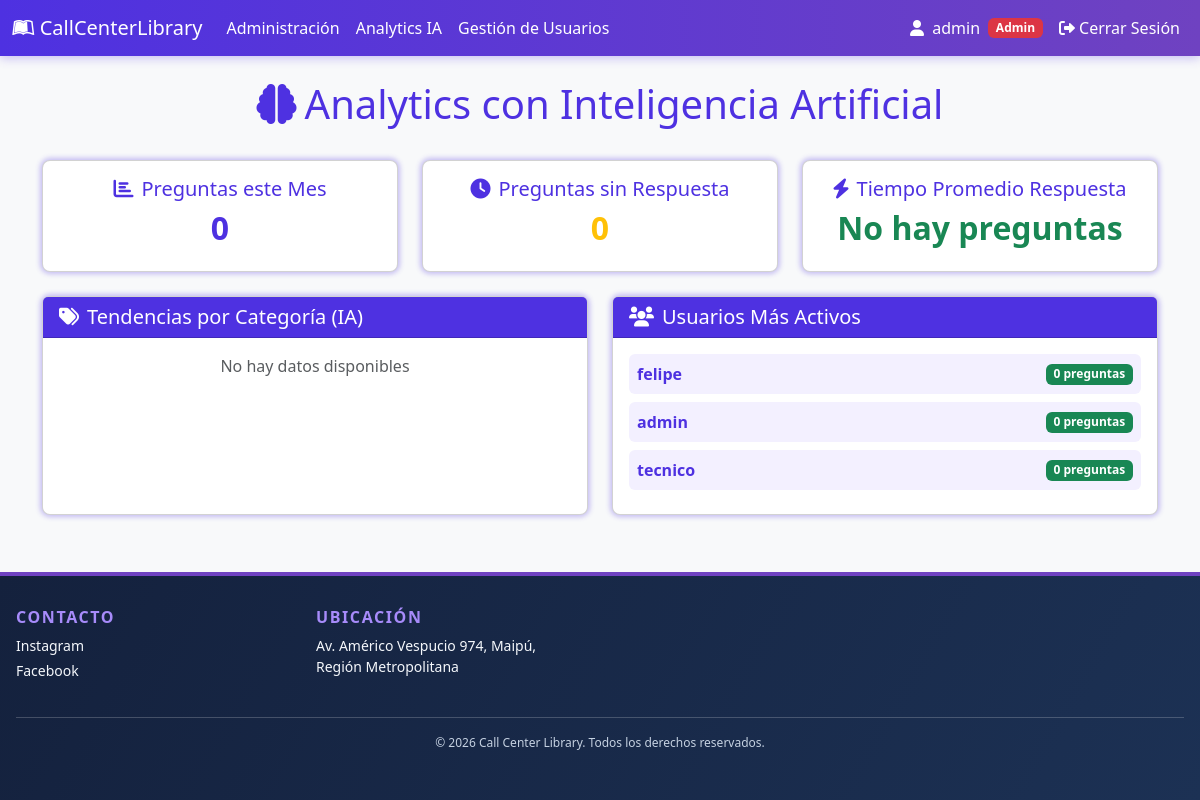
Page /AnalyticsIA/ (signed in) on the earlier database version.
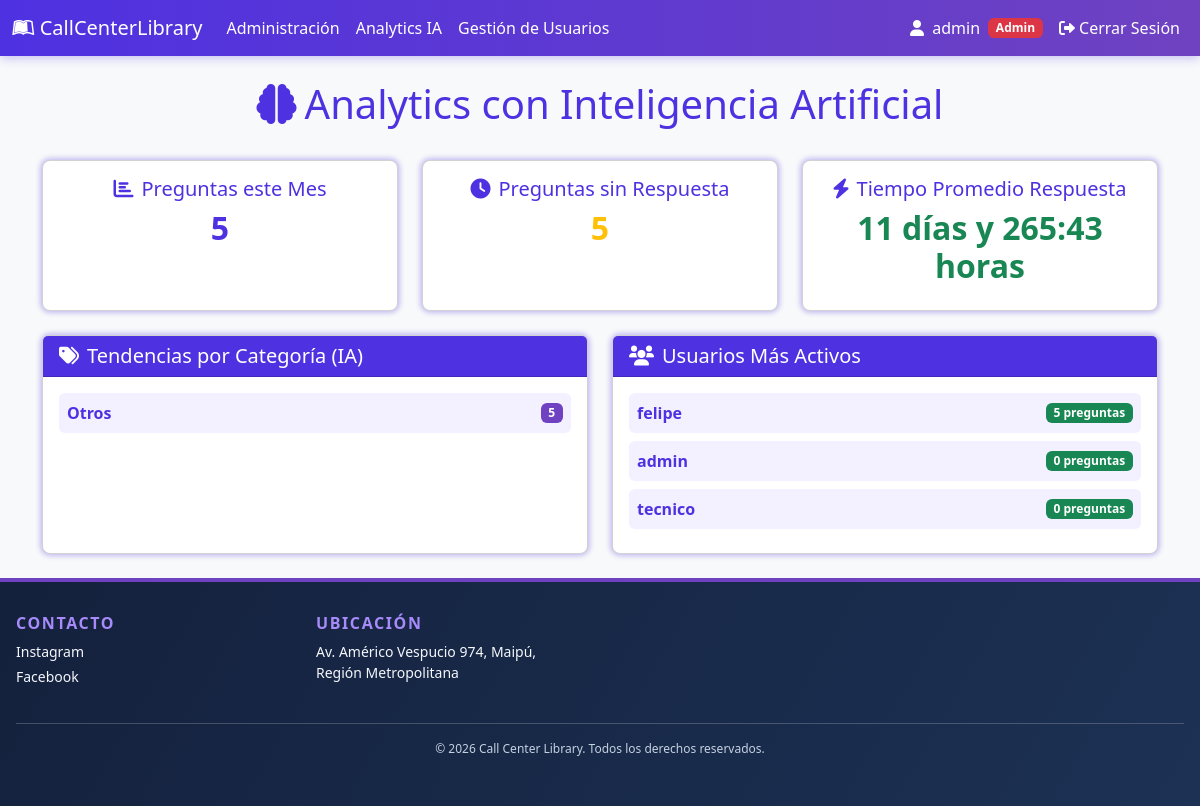
Same page on the later database version.
### online/models.py (models this page shows, shortened)
class Usuario(AbstractBaseUser):
    nombre = models.CharField(
        verbose_name="Nombre", max_length=30, blank=True, null=True
    )
    apellido = models.CharField(
        verbose_name="Apellido", max_length=30, blank=True, null=True
    )
    rut = models.CharField(
        verbose_name="RUT", max_length=12, unique=True, blank=True, null=True
    )
    correo = models.EmailField(
        verbose_name="Correo electrónico",
        max_length=70,
        unique=True,
    )
    usuario = models.CharField(
        verbose_name="Usuario",
        max_length=50,
        unique=True,
    )
    fecha_nacimiento = models.DateField(
        verbose_name="Fecha de nacimiento", null=True, blank=True
    )
    activo = models.BooleanField(default=True)
    admin = models.BooleanField(default=False)
    tecnico = models.BooleanField(default=False)
    token = TextField(default="")
    token_hasta = DateTimeField(auto_now_add=True)
    USERNAME_FIELD = "usuario"
    REQUIRED_FIELDS = ["correo"]
    objects = UserManager()
    @property
    def is_active(self):
        return self.activo

class Preguntas(models.Model):
    ESTADO_CHOICES = [
        ('pendiente', 'Pendiente'),
        ('en_proceso', 'En Proceso'),
        ('resuelto', 'Resuelto'),
        ('cerrado', 'Cerrado'),
    ]
    PRIORIDAD_CHOICES = [
        ('baja', 'Baja'),
        ('media', 'Media'),
        ('alta', 'Alta'),
        ('urgente', 'Urgente'),
    ]
    idPregunta = models.AutoField(primary_key=True)
    Titulo = models.CharField(max_length=60)
    Pregunta = models.TextField()
    Fecha_creacion = models.DateTimeField()
    Usuario = models.ForeignKey(Usuario, on_delete=models.CASCADE)
    categoria = models.CharField(max_length=50, blank=True, null=True)
    estado = models.CharField(max_length=20, choices=ESTADO_CHOICES, default='pendiente')
    prioridad = models.CharField(max_length=20, choices=PRIORIDAD_CHOICES, default='media')

### administracion/views.py (the view)
# urls.py: path("AnalyticsIA/", AnalyticsIA, name="analytics_ia"),
@login_required
def AnalyticsIA(request: HttpRequest) -> HttpResponse:
    usuario: object = request.user
    assert isinstance(usuario, Usuario)
    es_admin: int = usuario.admin
    if not es_admin:
        usuario_id: Any | None = usuario.pk
        return redirect(f"/Inicio/{usuario_id}")
    total_promedio_respuestas: datetime.timedelta | Literal[0] = promedio_respuestas_admin()
    if total_promedio_respuestas == 0:
        promedio_respuestas = "No hay preguntas"
    else:
        promedio_respuestas: Any = timedelta_string(total_promedio_respuestas)
    try:
        asistente_ia = AsistenteIA()
        preguntas_ultimo_mes = Preguntas.objects.filter(
            Fecha_creacion__gte=timezone.now() - datetime.timedelta(days=30)
        )
        categorias_analisis = {}
        for pregunta in preguntas_ultimo_mes[:50]:  # Limitar para no sobrecargar la API
            categoria: Any | str = asistente_ia.clasificar_pregunta(pregunta.Pregunta)
            if categoria not in categorias_analisis:
                categorias_analisis[categoria] = 0
            categorias_analisis[categoria] += 1
        usuarios_activos = Usuario.objects.annotate(
            num_preguntas=Count("preguntas")
        ).order_by("-num_preguntas")[:10]
        analytics_data: dict[Any, Any] = {
            "total_preguntas_mes": preguntas_ultimo_mes.count(),
            "categorias_tendencia": dict(
                sorted(categorias_analisis.items(), key=lambda x: x[1], reverse=True)[:5]
            ),
            "usuarios_activos": usuarios_activos,
            "preguntas_sin_respuesta": Preguntas.objects.filter(
                respuesta__isnull=True
            ).count(),
            "tiempo_promedio_respuesta": promedio_respuestas,
        }
    except Exception as e:
        logger.info(msg=f"Error en analytics IA: {e}")
        analytics_data = {"error": "No se pudieron cargar los analytics"}
    logger.info(analytics_data)
    return render(
        request       = request,
        template_name = "analytics_ia.html",
        context       = {"analytics_data": analytics_data})

### administracion/views.py (called while the page is built)
def promedio_respuestas_admin() -> datetime.timedelta | Literal[0]:
    lista_preguntas: QuerySet[Preguntas] = Preguntas.objects.all()
    lista_tiempo_duracion: list[datetime.timedelta] = []
    for pregunta in lista_preguntas:
        lista_respuestas = Respuesta.objects.filter(
            id_Pregunta=pregunta.idPregunta
        ).order_by("FechaHora")
        fecha_creacion: datetime.datetime = pregunta.Fecha_creacion
        for respuesta in lista_respuestas:
            if respuesta.Usuario.admin | respuesta.Usuario.tecnico:
                lista_tiempo_duracion.append(respuesta.FechaHora - fecha_creacion)
                break
        else:
            lista_tiempo_duracion.append(timezone.now() - fecha_creacion)
    if len(lista_tiempo_duracion) == 0:
        return 0
    return sum(lista_tiempo_duracion, datetime.timedelta(0)) / len(
        lista_tiempo_duracion
    )

### online/ia_utils.py (called while the page is built)
    def _client(self) -> OpenAI:
        return OpenAI(base_url="http://localhost:11434/v1", api_key="ollama")

### administracion/templates/analytics_ia.html (shortened to what this page needs)
{% extends "componentes/header.html" %}
{% load static %}
{% block content %}
<div class="container py-4">
    <div class="row mb-4">
        <div class="col">
            <h1 class="text-center text-purple"><i class="fas fa-brain me-2"></i>Analytics con Inteligencia Artificial</h1>
        </div>
    </div>
    <div class="row g-4 mb-4">
        <div class="col-md-4">
            <div class="card card-purple text-center h-100">
                <div class="card-body">
                    <h5 class="card-title text-purple"><i class="fas fa-chart-bar me-2"></i>Preguntas este Mes</h5>
                    <h2 class="text-purple fw-bold">{{ analytics_data.total_preguntas_mes }}</h2>
                </div>
            </div>
        </div>
        <div class="col-md-4">
            <div class="card card-purple text-center h-100">
                <div class="card-body">
                    <h5 class="card-title text-purple"><i class="fas fa-clock me-2"></i>Preguntas sin Respuesta</h5>
                    <h2 class="text-warning fw-bold">{{ analytics_data.preguntas_sin_respuesta }}</h2>
                </div>
            </div>
        </div>
        <div class="col-md-4">
            <div class="card card-purple text-center h-100">
                <div class="card-body">
                    <h5 class="card-title text-purple"><i class="fas fa-bolt me-2"></i>Tiempo Promedio Respuesta</h5>
                    <h2 class="text-success fw-bold">{{ analytics_data.tiempo_promedio_respuesta }}</h2>
                </div>
            </div>
        </div>
    </div>
    <div class="row g-4">
        <div class="col-lg-6">
            <div class="card card-purple h-100">
                <div class="card-header bg-purple text-white">
                    <h5 class="mb-0"><i class="fas fa-tags me-2"></i>Tendencias por Categoría (IA)</h5>
                </div>
                <div class="card-body">
                    {% for categoria, cantidad in analytics_data.categorias_tendencia.items %}
                    <div class="d-flex justify-content-between align-items-center mb-2 p-2 rounded" style="background-color: #f3f0ff;">
                        <span class="fw-bold text-purple">{{ categoria|title }}</span>
                        <span class="badge" style="background-color: #6f42c1;">{{ cantidad }}</span>
                    </div>
                    {% empty %}
                    <p class="text-muted text-center">No hay datos disponibles</p>
                    {% endfor %}
                </div>
            </div>
        </div>
        <div class="col-lg-6">
            <div class="card card-purple h-100">
                <div class="card-header bg-purple text-white">
                    <h5 class="mb-0"><i class="fas fa-users me-2"></i>Usuarios Más Activos</h5>
                </div>
                <div class="card-body">
                    {% for usuario in analytics_data.usuarios_activos %}
                    <div class="d-flex justify-content-between align-items-center mb-2 p-2 rounded" style="background-color: #f3f0ff;">
                        <span class="fw-bold text-purple">{{ usuario.usuario }}</span>
                        <span class="badge bg-success">{{ usuario.num_preguntas }} preguntas</span>
                    </div>
                    {% empty %}
                    <p class="text-muted text-center">No hay datos disponibles</p>
                    {% endfor %}
                </div>
            </div>
        </div>
    </div>
</div>
{% endblock %}

### online/templates/componentes/header.html (shortened to what this page needs)
{% load static %}
<!DOCTYPE html>
<html lang="es">
<head>
    <link rel="stylesheet" href="https://cdnjs.cloudflare.com/ajax/libs/font-awesome/6.0.0/css/all.min.css">
    <link href="https://cdn.jsdelivr.net/npm/bootstrap@5.3.8/dist/css/bootstrap.min.css" rel="stylesheet">
    <link href="{% static 'main.css'%}" rel="stylesheet">
</head>
<body>
    <nav class="navbar navbar-expand-lg">
        <div class="container-fluid">
            <a class="navbar-brand" href="{% if user.is_authenticated %}{% if user.admin or user.tecnico %}/Administracion/{% else %}/Inicio/{% endif %}{% else %}/{% endif %}">
            <i class="fa-brands fa-leanpub"></i>
                CallCenterLibrary
            </a>
            <div class="collapse navbar-collapse" id="navbar-items">
                <ul class="navbar-nav me-auto mb-2 mb-lg-0">
                    {% if user.is_authenticated %}
                        {% if user.admin or user.tecnico %}
                        <li class="nav-item">
                            <a class="nav-link" href="/Administracion/">Administración</a>
                        </li>
                        {% if user.admin %}
                        <li class="nav-item">
                            <a class="nav-link" href="{% url 'analytics_ia' %}">Analytics IA</a>
                        </li>
                        {% endif %}
                        {% if user.admin %}
                        <li class="nav-item">
                            <a class="nav-link" href="/GestionUsuarios/">Gestión de Usuarios</a>
                        </li>
                        {% endif %}
                        {% else %}
                        <li class="nav-item">
                            <a class="nav-link" href="/Inicio/">Inicio</a>
                        </li>
                        {% endif %}
                    {% else %}
                        <li class="nav-item">
                            <a class="nav-link" href="/">Inicio</a>
                        </li>
                    {% endif %}
                </ul>
                {% if user.is_authenticated %}
                    <span class="text-white me-2">
                        <i class="fas fa-user me-1"></i> {{ user.usuario }}
                    </span>
                    {% if user.admin %}
                        <span class="badge bg-danger me-2">Admin</span>
                    {% elif user.tecnico %}
                        <span class="badge bg-info me-2">Técnico</span>
                    {% endif %}
                {% endif %}
                <ul class="navbar-nav mb-2 mb-lg-0">
                    {% if user.is_authenticated %}
                        <li class="nav-item">
                            <form method="post" action="{% url 'Logout' %}" class="d-inline">
                                <button type="submit" class="btn btn-link nav-link">
                                    <i class="fas fa-sign-out-alt"></i> Cerrar Sesión
                                </button>
                            </form>
                        </li>
                    {% endif %}
                </ul>
            </div>
        </div>
    </nav>
    <main>
        {% block content %}
        {% endblock %}
    </main>
    <footer class="site-footer">
        <div class="footer-content">
            <section class="footer-section">
                <h2>Contacto</h2>
                <p>Instagram</p>
                <p>Facebook</p>
            </section>
            <section class="footer-section">
                <h2>Ubicación</h2>
                <p>Av. Américo Vespucio 974, Maipú, Región Metropolitana</p>
            </section>
            <p class="footer-copyright">© 2026 Call Center Library. Todos los derechos reservados.</p>
        </div>
    </footer>
</body>
</html>

Differences in the rows shown:
added Preguntas: categoria "Otros", idPregunta "5"
changed Usuario "felipe": num_preguntas "0" → "5"
Other differences:
{{ analytics_data.total_preguntas_mes }}: "0" → "5"
{{ analytics_data.preguntas_sin_respuesta }}: "0" → "5"
{{ analytics_data.tiempo_promedio_respuesta }}: "No hay preguntas" → "11 días y 265:43 horas"
text no longer shown: "No hay datos disponibles"
